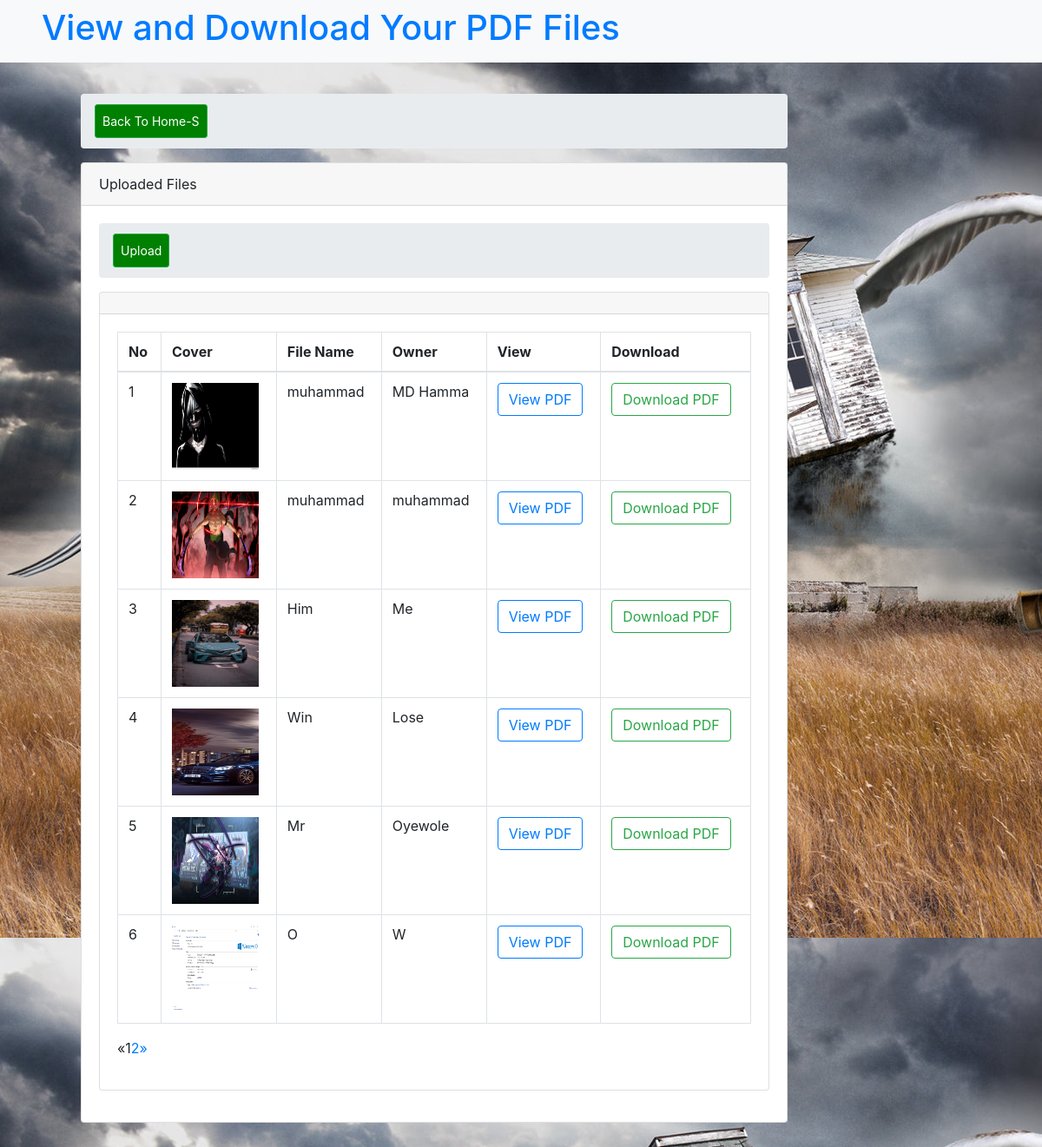
Screenshot of /files/ with the database file from the repository.
### comment/models.py (models this page shows, shortened)
class Files(models.Model):
    filename = models.CharField(max_length=100)
    owner = models.CharField(max_length=100)
    pdf = models.FileField(upload_to='store/pdfs/')
    cover = models.ImageField(upload_to='store/covers/', null=True, blank=True)

### comment/views.py (the view)
# urls.py: path('files/', views.FileView.as_view(), name='files'),
class FileView(generic.ListView):
    model = Files
    template_name = 'comment/file.html'
    context_object_name = 'files'
    paginate_by = 6
    def get_queryset(self):
    	return Files.objects.order_by('-id')

### comment/templates/comment/file.html (shortened to what this page needs)
{% load static %}
<link rel="stylesheet" type="text/css" href="{% static 'comment/vendor/bootstrap/four/css/bootstrap.min.css' %}">
<link rel="stylesheet" type="text/css" href="{% static 'comment/vendor/bootstrap/three/css/bootstrap.min.css' %}">
<link rel="stylesheet" type="text/css" href="{% static 'comment/css/comment.css' %}">
 <nav class="navbar navbar-expand-lg navbar-light bg-light fixed-top">
  <div class="collapse navbar-collapse" id="navbarText">
    <ul class="navbar-nav mr-auto">
      <li class="nav-item active">
        <a class="nav-link" href="#"><span class="sr-only">(current)</span></a>
      </li>
      <h1 class="text-primary"> View and Download Your PDF Files</h1>
    </ul>
  </div>
</nav>
<body id="bg" style="background-image: url('{% static "C:\myweb2\ml\comment\static\comment\images\House with Wings.jpg"%}');">
<div class="col-md-10 col-sm-4 col-xs-4" style="padding-top: 60px">
<div id="content" class="p-8 p-md-5 pt-5">
    <div class="col-md-12 col-sm-12 col-xs-10">
      <div class="col-md-12 col-sm-12 col-xs-10">
        <ol class="breadcrumb">
            <li class="breadcrumb-item">
                <a  class="btn btn-sm btn-success" href="{% url 'hom' %}" style="padding: 8px; float: right; background-color: green; color: white;">Back To Home-S</a>
            </li>
        </ol>
      </div>
    	<div id="content-wrapper">
        <div class="container-fluid">
            <div class="card mb-3">
                <div class="card-header">
                  Uploaded Files
                </div>
                <div class="card-body">
            <ol class="breadcrumb">
                <li class="breadcrumb-item">
                    <a  class="btn btn-sm btn-success" href="{% url 'form' %}" style="padding: 8px; float: right; background-color: green; color: white;">Upload</a>
                </li>
            </ol>
            <div class="card mb-3">
                <div class="card-header text-primary">
                </div>
                <div class="card-body">
                    <div class="table-responsive">
                        <table class="table table-bordered" id="dataTable" width="100%" cellspacing="0">
                            <thead>
                            <tr>
                                <th>No</th>
                                <th>Cover</th>
                                <th>File Name</th>
                                <th>Owner</th>
                                <th>View</th>
                                <th>Download</th>
                            </tr>
                            </thead>
                            <tbody>
                        {% if files %}
                            {% for file in files %}
                                <tr>
                                    <td>{{ forloop.counter }}</td>
                                    <td>
                                    {% if file.cover %}
                                    <img src="{{ file.cover.url }}" alt="{{ file.filename }}" style="width:100px; height: 100px">
                                    {% else %}
                                    <span class="text-muted">No cover</span>
                                    {% endif %}
                                   </td>
                                    <td>{{ file.filename }}</td>
                                    <td>{{ file.owner }}</td>
                                     <td>
                                    {% if file.pdf %}
                                      <a href="{{ file.pdf.url }}" class="btn btn-outline-primary" target="_blank">
                                    View PDF</a>
                                    {% else %}
                                    <span class="text-muted">No PDF</span>
                                   {% endif %}
                                  </td>
                                  <td>
                                    {% if file.pdf %}
                                      <a href="{{ file.pdf.url }}" download class="btn btn-outline-success">
                                    Download PDF</a>
                                    {% else %}
                                    <span class="text-muted">No PDF</span>
                                   {% endif %}
                                  </td>
                                </tr>
                            {% endfor %}
                        {% endif %}
                            </tbody>
                        </table>
                          {% if is_paginated %}
  <ul class="pagination">
    {% if page_obj.has_previous %}
      <li><a href="?page={{ page_obj.previous_page_number }}">&laquo;</a></li>
    {% else %}
      <li class="disabled"><span>&laquo;</span></li>
    {% endif %}
    {% for i in paginator.page_range %}
      {% if page_obj.number == i %}
        <li class="active"><span>{{ i }} <span class="sr-only">(current)</span></span></li>
      {% else %}
        <li><a href="?page={{ i }}">{{ i }}</a></li>
      {% endif %}
    {% endfor %}
    {% if page_obj.has_next %}
      <li><a href="?page={{ page_obj.next_page_number }}">&raquo;</a></li>
    {% else %}
      <li class="disabled"><span>&raquo;</span></li>
    {% endif %}
  </ul>
{% endif %}
                    </div>
                </div>
            </div>
        </div>
    </div>
        </div>
    </div>
                </div>
            </div>
        </div>
</body>
</html>
</body>
</html>

### rows the page displays
Files: cover (picture), filename "muhammad", owner "MD Hamma"
Files: cover (picture), filename "muhammad", owner "muhammad"
Files: cover (picture), filename "Him", owner "Me"
Files: cover (picture), filename "Win", owner "Lose"
Files: cover (picture), filename "Mr", owner "Oyewole"
Files: cover (picture), filename "O", owner "W"

### other values shown
{{ i }} "1"
{{ i }} "2"
